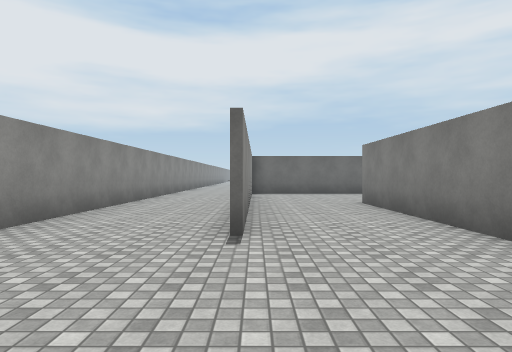
[1] (above)

22 first-person views from a walk through a 3-D level made in the Unity game engine. The camera is 1.4 m above the floor, looks level and sees 75° across. The floor is counted in squares, 2 m on a side. Each view is taken from the middle of a square. On the plan, view 1 faces up. The plan holds only what a view shows up to about 10 squares ahead; the rest is blank. The place goes on beyond the plan. The player character is not drawn. Surface patterns are stand-ins for the level's own textures.

[2]
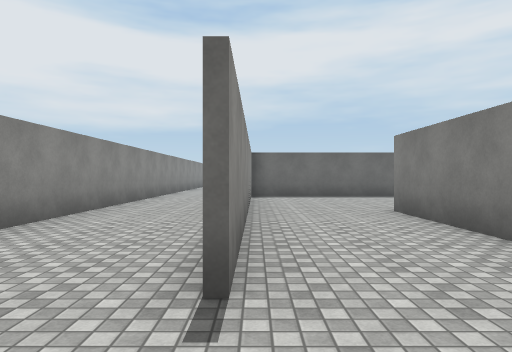

[3]
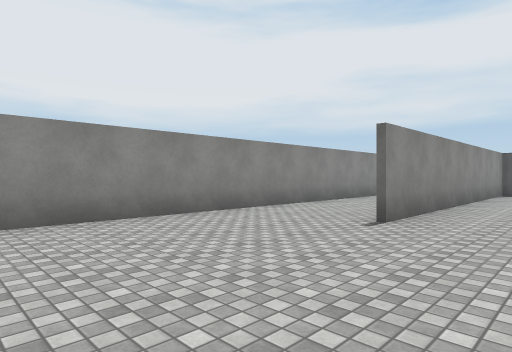

[4]
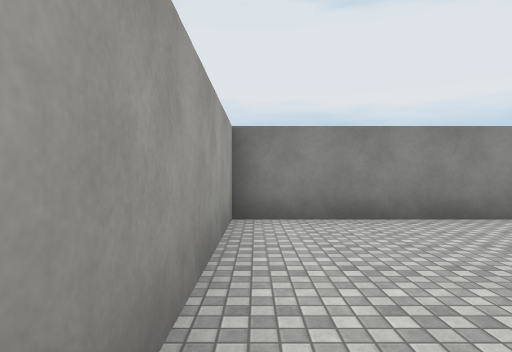

[5]
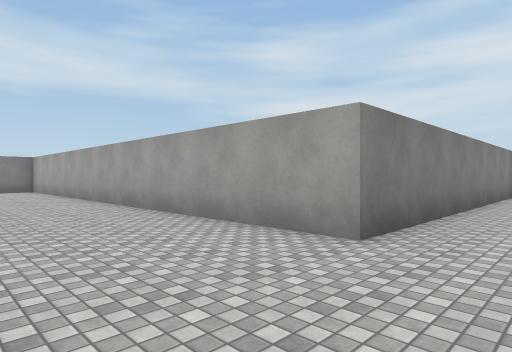

[6]
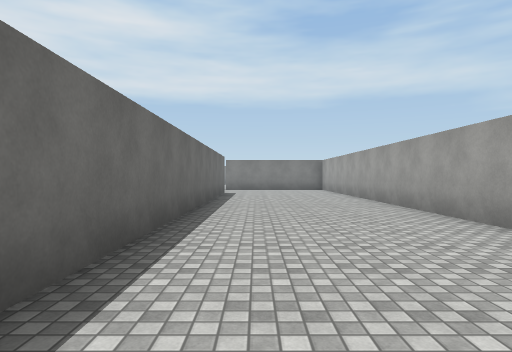

[7]
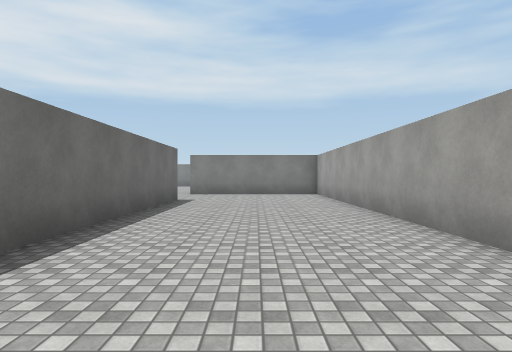

[8]
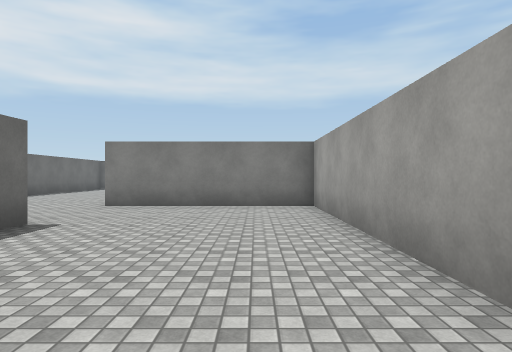

[9]
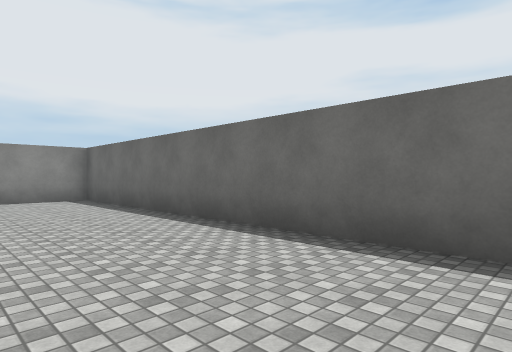

[10]
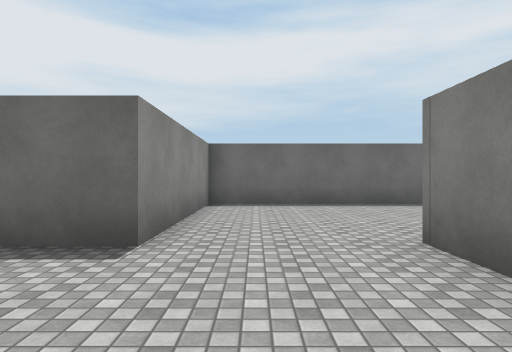

[11]
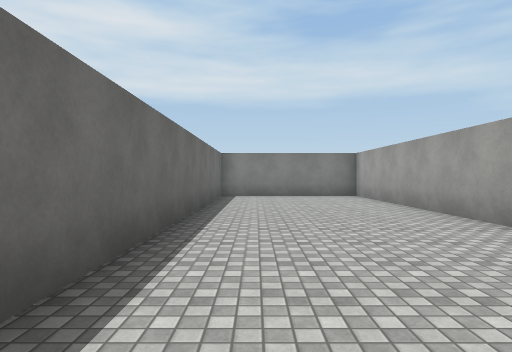

[12]
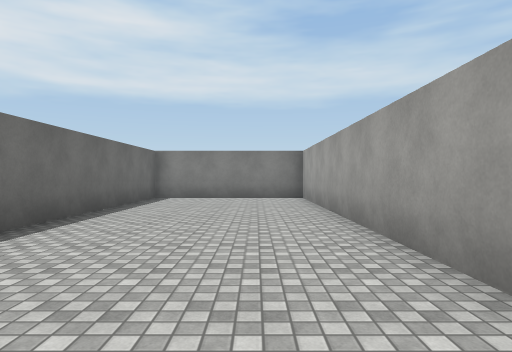

[13]
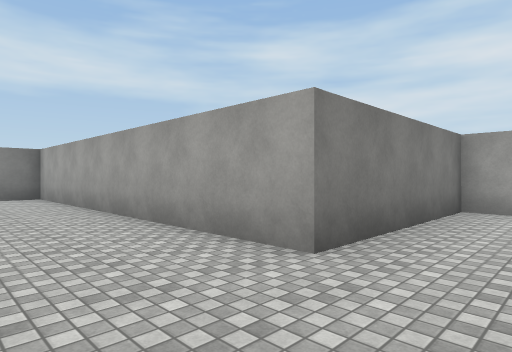

[14]
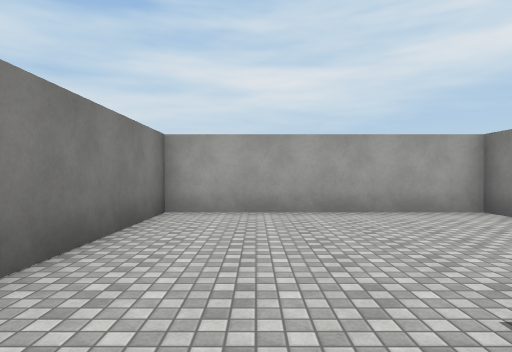

[15]
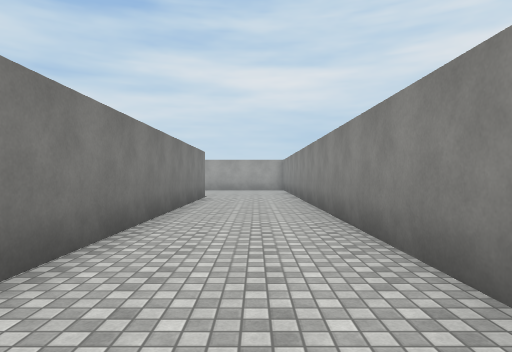

[16]
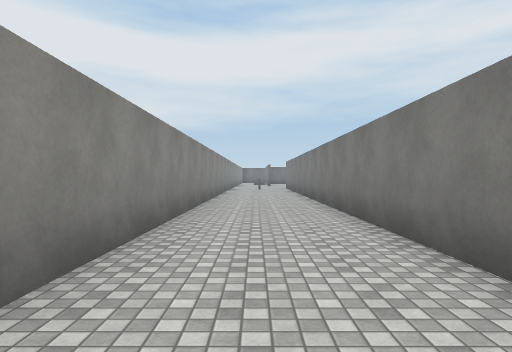

[17]
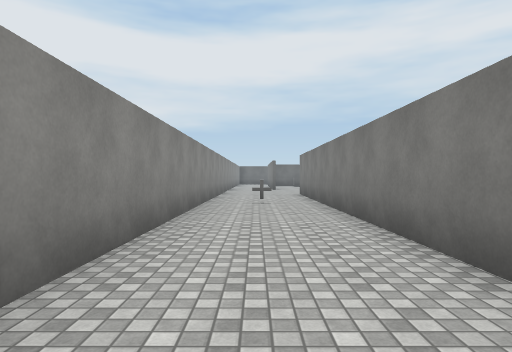

[18]
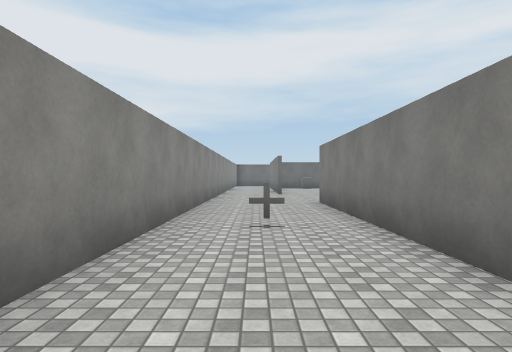

[19]
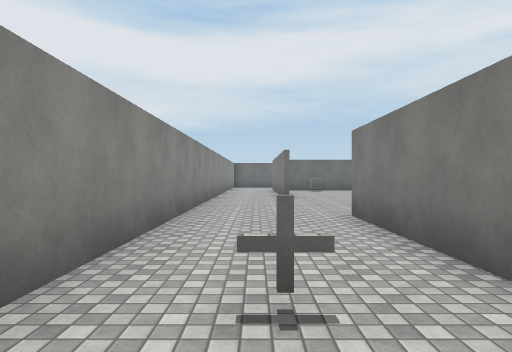

[20]
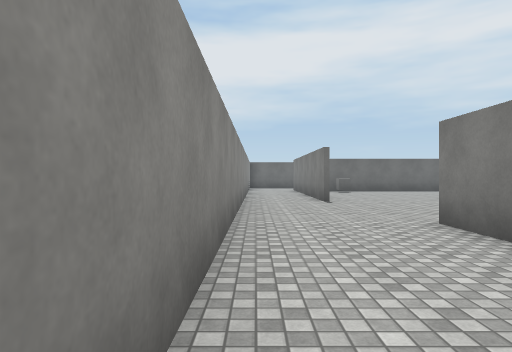

[21]
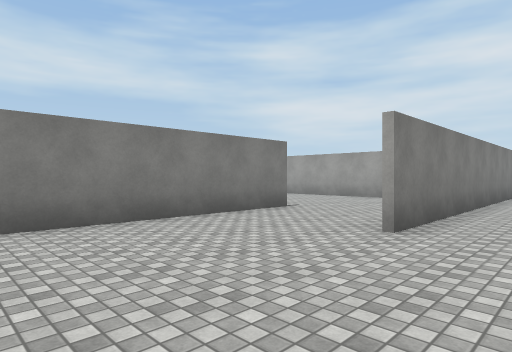

[22]
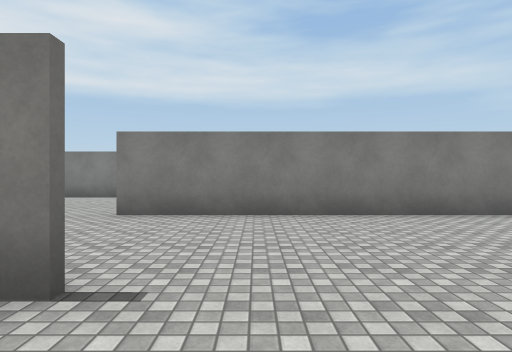

### Floor plan
Points are (right, up) in squares from view 1. A wall is a line through its corners. A room is listed if a view was taken in it or the views show most of it. See-through windows are left out.
Room 1 (views 1, 2, 3, 4, 5, 6, 7, 8, 9, 10, 14, 15, 16, 17, 18, 19, 20, 21, 22)
walls: (-0.3, 5) (-0.3, 29); (3, 27) (3, 34.5); (14.8, 13.3) (-0.2, 13.3) (-0.2, 3.9); (-1.1, 33.1) (-1.1, 33.9); (-3.4, 33.2) (-3.4, -1.4) (2.8, -1.4) (2.8, 8.7) (17.8, 8.7) (17.8, 13.5)
ways out: opening at (16.5, 13) to room 2; opening at (1.5, 27.5)
objects: other object (-2, 25)
Room 2 (views 11, 12, 13)
walls: (17.8, 13.5) (27.5, 13.5); (27, 18.2) (14.8, 18.2) (14.8, 13.3)
ways out: opening at (16.5, 13) to room 1

Positions as (right, up) in squares from view 1, and headings:
1: (0, 0), facing up
2: (0, 2), facing up
3: (2, -1), facing up-left
4: (2, -1), facing left
5: (1, 12), facing down-right
6: (1, 12), facing right
7: (5, 11), facing right
8: (10, 10), facing right
9: (10, 10), facing up-left
10: (16, 10), facing up
11: (16, 17), facing right
12: (17, 15), facing right
13: (16, 16), facing down-right
14: (1, 5), facing down
15: (-2, 15), facing down
16: (-2, 10), facing up
17: (-2, 16), facing up
18: (-2, 20), facing up
19: (-2, 23), facing up
20: (-3, 24), facing up
21: (-2, 33), facing down-right
22: (-3, 32), facing right
